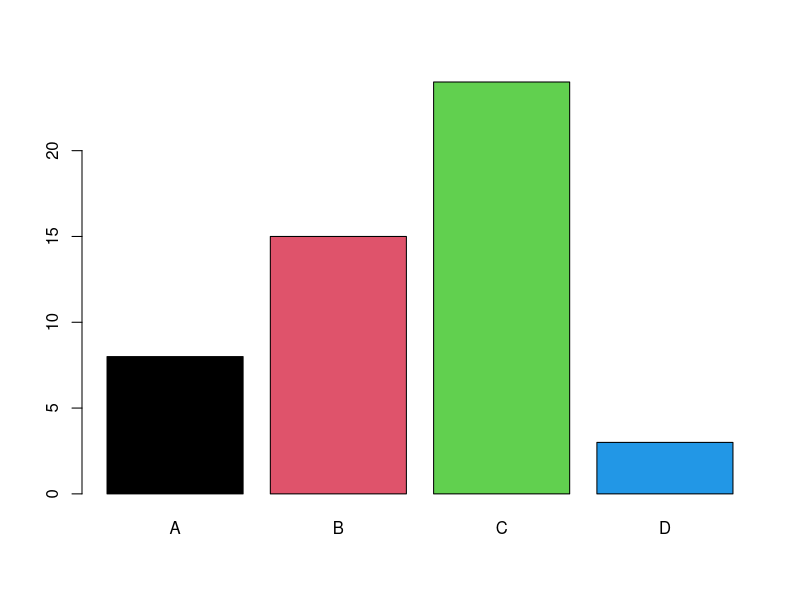
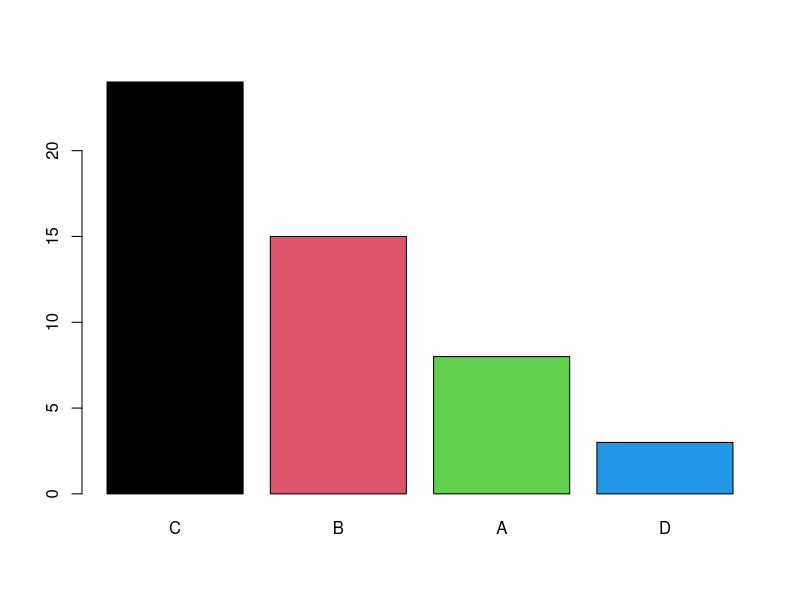

Reproduce these figures in R, in order.
#Data Frame in R

#A data frame is a table or a two-dimensional array-like structure in which each column contains values of one variable and each row contains one set of values from each column. ... The data stored in a data frame can be of numeric, factor or character type.

mtcars
class(mtcars)

#lets us create a DF of 50 students
sizeN=50
#rollno, name, gender, grade, marks1, marks2
(rollno = 1:50)
(name = paste('Student', 101:150, sep='_'))
sex = c('M','F')
(gender = sample(x=sex, size=sizeN, replace=T, prob=c(.6,.4)))
table(gender)
(courses = c('BBA', 'MBA'))
(course = sample(x=courses, size=sizeN, replace=T, prob=c(.4,.6)))

(gradetypes = LETTERS[1:4])
(grades = sample(x=gradetypes, size=sizeN, replace=T, prob=c(.2,.3,.4, .1)))
table(grades)
(marks1 = trunc(rnorm(n=sizeN, mean=75, sd=5 ))) 
(marks2 = trunc(runif(n=sizeN, min=60, max=95 ))) 

vectorList = list (rollno, name, gender, course, grades, marks1, marks2)
mapply(length, vectorList)  #all are of length 50

#df
df1 = data.frame(rollno, name, gender, course, grades, marks1, marks2)
head(df1) #first 6
tail(df1,n=5)  #last 5 
class(df1)  #dataframe
summary(df1)  #summarys
str(df1)  #structure of data
attributes(df1)
names(df1) # names of cols
dim(df1) # dimensions 50 * 6
length(df1)  #no of columns

#selected 
df1[1:4, 1:5]
df1[1:5, c('rollno', 'name', 'gender')]
df1[df1$gender == 'M', c('rollno', 'name','gender')]
df1[df1$gender == 'M' & df1$marks1 > 80, c('rollno', 'name','gender')]
df1[df1$grades %in% c('A','C') & df1$marks2 > 80 & df1$marks1 < 75, c('rollno', 'name','gender', 'grades', 'marks1', 'marks2')]

#summary
aggregate(df1$marks1, by= list(df1$gender), FUN=max)
aggregate(cbind(marks1, marks2) ~ gender + course , data=df1, FUN=mean)

#other
df1[order(df1$marks1),] #sort by marks1
df1[order(df1$gender, df1$marks1),] #sort by gender marks1

#factors
(genderF = factor(gender))  #nominal data
(courseF = factor(course))  #course data
(gradesOF = factor(grades, ordered=T, levels = c('C','B','A','D')))
#D is highest

barplot(table(grades), col=1:4)
barplot(table(gradesOF), col=1:4)

summary(df1)

df2 = data.frame(rollno, name, genderF, courseF, gradesOF, marks1, marks2)
summary(df2)
#see the summary statistics
